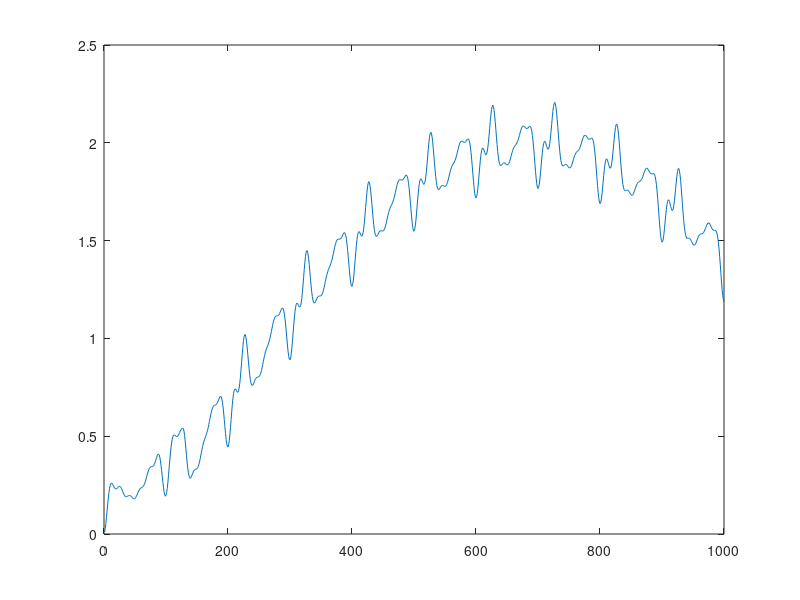

Write the MATLAB code that produced this figure.
clc;clear;close all;
fs = 500;
n = 1:1000;
s1 = sin (2*pi*10*n*(1/fs));
s2 = sin (2*pi*15*n*(1/fs));
s3 = sin (2*pi*20*n*(1/fs));
s4 = sin (2*pi*25*n*(1/fs));
s5 = sin (2*pi*30*n*(1/fs));
x = s1 + s2 + s3 + s4 + s5;
v = 2*sin (2*pi*0.2*n*(1/fs));
s = x + v;


L = 128;
b = (1/L)*ones (1, L);
y = filter (b, 1, s);
plot(y);